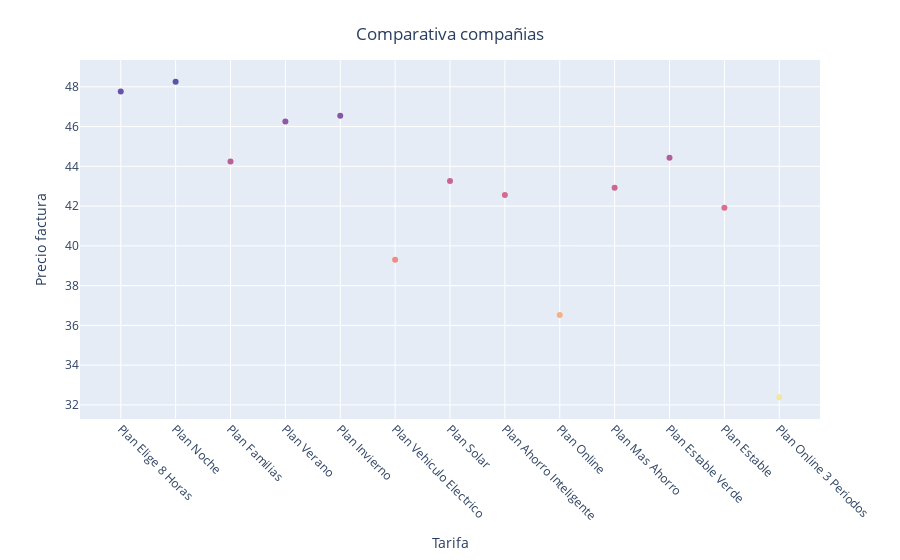

The code cell stored with this chart in its notebook:
### Code cell
fig = px.scatter(df, x="tarifa", 
  y="total_factura", color_continuous_scale='sunset',
  color="total_factura", hover_data=['tarifa', 'compania', 'total_factura'], custom_data=['compania'], labels={"tarifa": "Tarifa", "total_factura": "Precio factura"})
fig.update_layout(coloraxis_showscale=False, title={
        'text': "Comparativa compañias",
        'y':0.95,
        'x':0.5,
        'xanchor': 'center',
        'yanchor': 'top'})
fig.update_traces(hovertemplate='<b>Compañia:</b> %{customdata[0]} <br><b>Tarifa:</b> %{x} <br><b>Precio factura:</b> %{y:.2f}')
fig.update_xaxes(tickangle=45)
fig.show()

### Figure 1 — Plotly figure (JSON) as saved in the notebook; plotly's stock layout.template omitted (floating-point values rounded to 4 significant figures)
{"data": [{"customdata": [["Iberdrola"], ["Iberdrola"], ["Iberdrola"], ["Iberdrola"], ["Iberdrola"], ["Iberdrola"], ["Iberdrola"], ["Iberdrola"], ["Iberdrola"], ["Iberdrola"], ["Iberdrola"], ["Iberdrola"], ["Iberdrola"]], "hovertemplate": "<b>Compañia:</b> %{customdata[0]} <br><b>Tarifa:</b> %{x} <br><b>Precio factura:</b> %{y:.2f}", "legendgroup": "", "marker": {"color": [47.77, 48.26, 44.25, 46.26, 46.55, 39.3, 43.26, 42.55, 36.52, 42.92, 44.44, 41.92, 32.38], "coloraxis": "coloraxis", "symbol": "circle"}, "mode": "markers", "name": "", "orientation": "v", "showlegend": false, "type": "scatter", "x": ["Plan Elige 8 Horas", "Plan Noche", "Plan Familias", "Plan Verano", "Plan Invierno", "Plan Vehiculo Electrico", "Plan Solar", "Plan Ahorro Inteligente", "Plan Online", "Plan Mas Ahorro", "Plan Estable Verde", "Plan Estable", "Plan Online 3 Periodos"], "xaxis": "x", "y": [47.77, 48.26, 44.25, 46.26, 46.55, 39.3, 43.26, 42.55, 36.52, 42.92, 44.44, 41.92, 32.38], "yaxis": "y"}], "layout": {"coloraxis": {"colorbar": {"title": {"text": "Precio factura"}}, "colorscale": [[0, "rgb(243, 231, 155)"], [0.1667, "rgb(250, 196, 132)"], [0.3333, "rgb(248, 160, 126)"], [0.5, "rgb(235, 127, 134)"], [0.6667, "rgb(206, 102, 147)"], [0.8333, "rgb(160, 89, 160)"], [1, "rgb(92, 83, 165)"]], "showscale": false}, "legend": {"tracegroupgap": 0}, "margin": {"t": 60}, "title": {"text": "Comparativa compañias", "x": 0.5, "xanchor": "center", "y": 0.95, "yanchor": "top"}, "xaxis": {"anchor": "y", "domain": [0, 1], "tickangle": 45, "title": {"text": "Tarifa"}}, "yaxis": {"anchor": "x", "domain": [0, 1], "title": {"text": "Precio factura"}}}}
